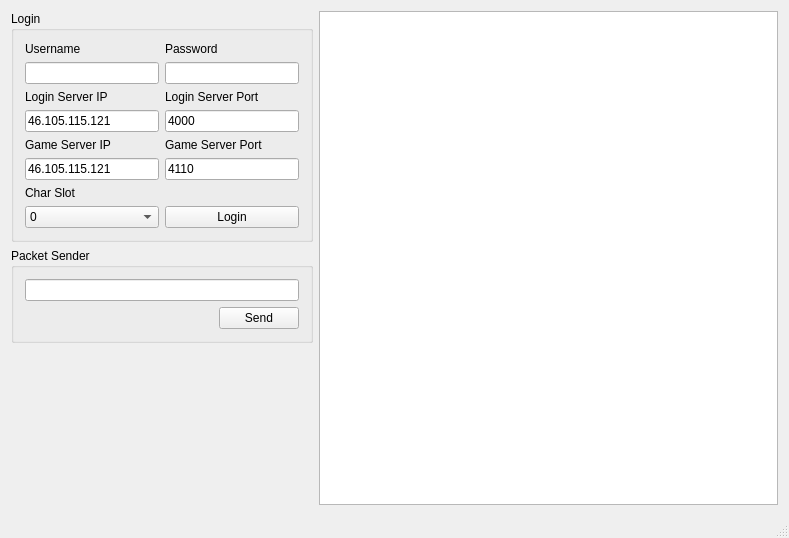
<?xml version="1.0" encoding="UTF-8"?>
<ui version="4.0">
 <class>MainWindow</class>
 <widget class="QMainWindow" name="MainWindow">
  <property name="geometry">
   <rect>
    <x>0</x>
    <y>0</y>
    <width>789</width>
    <height>538</height>
   </rect>
  </property>
  <property name="windowTitle">
   <string>ClNos Example Source</string>
  </property>
  <property name="toolTip">
   <string>Example Source by marsbounty</string>
  </property>
  <property name="toolTipDuration">
   <number>1</number>
  </property>
  <widget class="QWidget" name="centralWidget">
   <layout class="QGridLayout" name="gridLayout_3">
    <item row="0" column="0">
     <layout class="QHBoxLayout" name="horizontalLayout">
      <item>
       <layout class="QVBoxLayout" name="verticalLayout">
        <item>
         <widget class="QGroupBox" name="groupBox">
          <property name="sizePolicy">
           <sizepolicy hsizetype="Preferred" vsizetype="Preferred">
            <horstretch>1</horstretch>
            <verstretch>0</verstretch>
           </sizepolicy>
          </property>
          <property name="sizeIncrement">
           <size>
            <width>0</width>
            <height>0</height>
           </size>
          </property>
          <property name="title">
           <string>Login</string>
          </property>
          <layout class="QGridLayout" name="gridLayout">
           <property name="sizeConstraint">
            <enum>QLayout::SetMinimumSize</enum>
           </property>
           <item row="2" column="0">
            <widget class="QLabel" name="label_3">
             <property name="text">
              <string>Login Server IP</string>
             </property>
            </widget>
           </item>
           <item row="1" column="1">
            <widget class="QLineEdit" name="login_password"/>
           </item>
           <item row="1" column="0">
            <widget class="QLineEdit" name="login_username"/>
           </item>
           <item row="0" column="0">
            <widget class="QLabel" name="label">
             <property name="text">
              <string>Username</string>
             </property>
            </widget>
           </item>
           <item row="0" column="1">
            <widget class="QLabel" name="label_2">
             <property name="text">
              <string>Password</string>
             </property>
            </widget>
           </item>
           <item row="4" column="0">
            <widget class="QLabel" name="label_5">
             <property name="text">
              <string>Game Server IP</string>
             </property>
            </widget>
           </item>
           <item row="3" column="1">
            <widget class="QLineEdit" name="login_server_port">
             <property name="text">
              <string>4000</string>
             </property>
            </widget>
           </item>
           <item row="3" column="0">
            <widget class="QLineEdit" name="login_server_ip">
             <property name="text">
              <string>46.105.115.121</string>
             </property>
            </widget>
           </item>
           <item row="2" column="1">
            <widget class="QLabel" name="label_4">
             <property name="text">
              <string>Login Server Port</string>
             </property>
            </widget>
           </item>
           <item row="6" column="0">
            <widget class="QLabel" name="label_7">
             <property name="text">
              <string>Char Slot</string>
             </property>
            </widget>
           </item>
           <item row="5" column="0">
            <widget class="QLineEdit" name="game_server_ip">
             <property name="text">
              <string>46.105.115.121</string>
             </property>
            </widget>
           </item>
           <item row="7" column="1">
            <widget class="QPushButton" name="login_btn">
             <property name="text">
              <string>Login</string>
             </property>
            </widget>
           </item>
           <item row="5" column="1">
            <widget class="QLineEdit" name="game_server_port">
             <property name="text">
              <string>4110</string>
             </property>
            </widget>
           </item>
           <item row="4" column="1">
            <widget class="QLabel" name="label_6">
             <property name="text">
              <string>Game Server Port</string>
             </property>
            </widget>
           </item>
           <item row="7" column="0">
            <widget class="QComboBox" name="login_char">
             <item>
              <property name="text">
               <string>0</string>
              </property>
             </item>
             <item>
              <property name="text">
               <string>1</string>
              </property>
             </item>
             <item>
              <property name="text">
               <string>2</string>
              </property>
             </item>
            </widget>
           </item>
          </layout>
         </widget>
        </item>
        <item>
         <widget class="QGroupBox" name="groupBox_2">
          <property name="sizePolicy">
           <sizepolicy hsizetype="Preferred" vsizetype="Preferred">
            <horstretch>0</horstretch>
            <verstretch>0</verstretch>
           </sizepolicy>
          </property>
          <property name="title">
           <string>Packet Sender</string>
          </property>
          <property name="checkable">
           <bool>false</bool>
          </property>
          <layout class="QGridLayout" name="gridLayout_2">
           <property name="sizeConstraint">
            <enum>QLayout::SetMinimumSize</enum>
           </property>
           <item row="0" column="0" colspan="2">
            <widget class="QLineEdit" name="send_packet"/>
           </item>
           <item row="1" column="1">
            <widget class="QPushButton" name="send_packet_btn">
             <property name="text">
              <string>Send</string>
             </property>
            </widget>
           </item>
           <item row="1" column="0">
            <spacer name="horizontalSpacer">
             <property name="orientation">
              <enum>Qt::Horizontal</enum>
             </property>
             <property name="sizeHint" stdset="0">
              <size>
               <width>188</width>
               <height>20</height>
              </size>
             </property>
            </spacer>
           </item>
          </layout>
         </widget>
        </item>
        <item>
         <spacer name="verticalSpacer">
          <property name="orientation">
           <enum>Qt::Vertical</enum>
          </property>
          <property name="sizeHint" stdset="0">
           <size>
            <width>20</width>
            <height>169</height>
           </size>
          </property>
         </spacer>
        </item>
       </layout>
      </item>
      <item>
       <widget class="QTextBrowser" name="packetlogger">
        <property name="sizePolicy">
         <sizepolicy hsizetype="MinimumExpanding" vsizetype="Expanding">
          <horstretch>4</horstretch>
          <verstretch>0</verstretch>
         </sizepolicy>
        </property>
       </widget>
      </item>
     </layout>
    </item>
   </layout>
  </widget>
  <widget class="QMenuBar" name="menuBar">
   <property name="geometry">
    <rect>
     <x>0</x>
     <y>0</y>
     <width>789</width>
     <height>20</height>
    </rect>
   </property>
  </widget>
  <widget class="QStatusBar" name="statusBar"/>
 </widget>
 <layoutdefault spacing="6" margin="11"/>
 <resources/>
 <connections/>
</ui>
